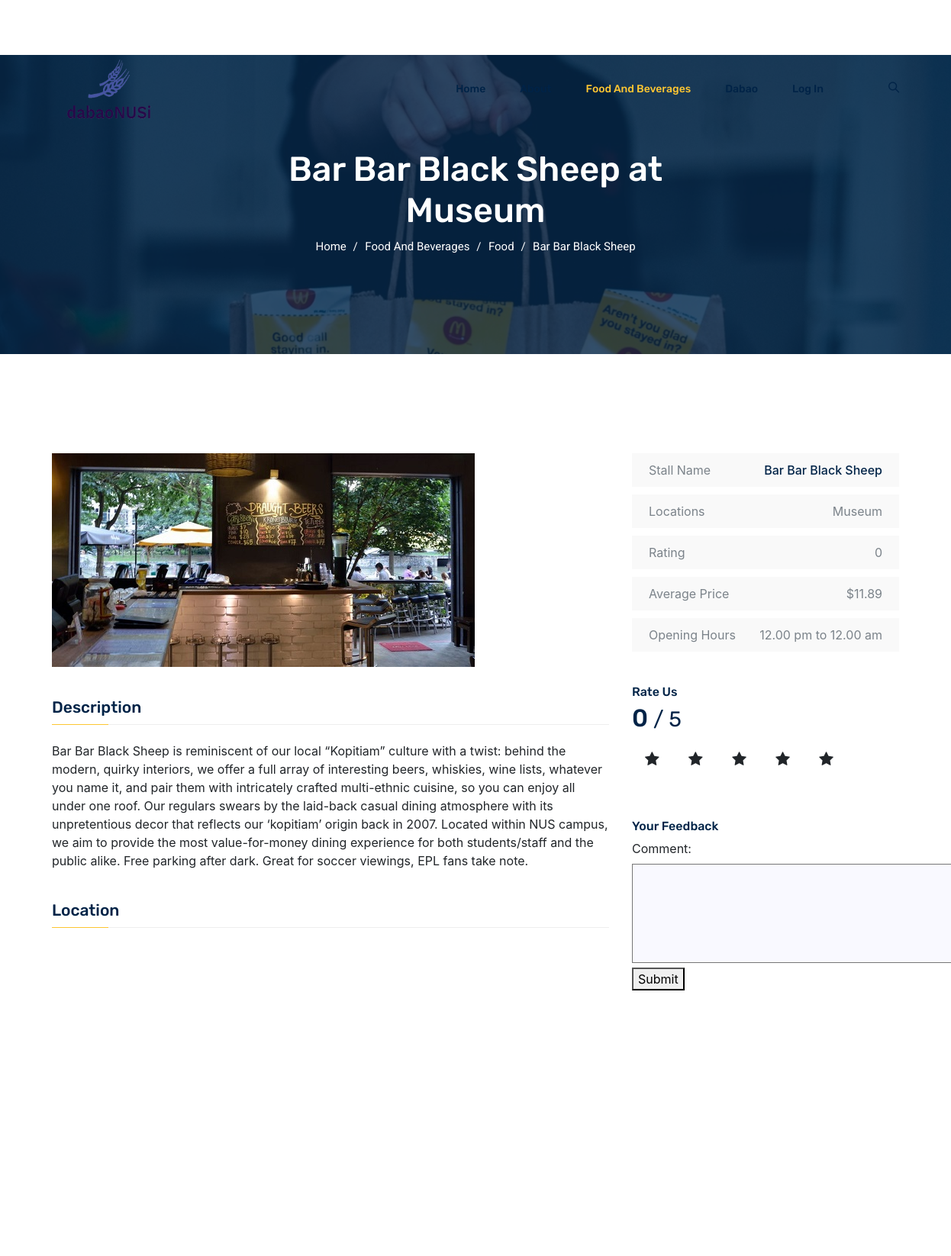
Page /barbar/ (upper part) on the earlier database version.
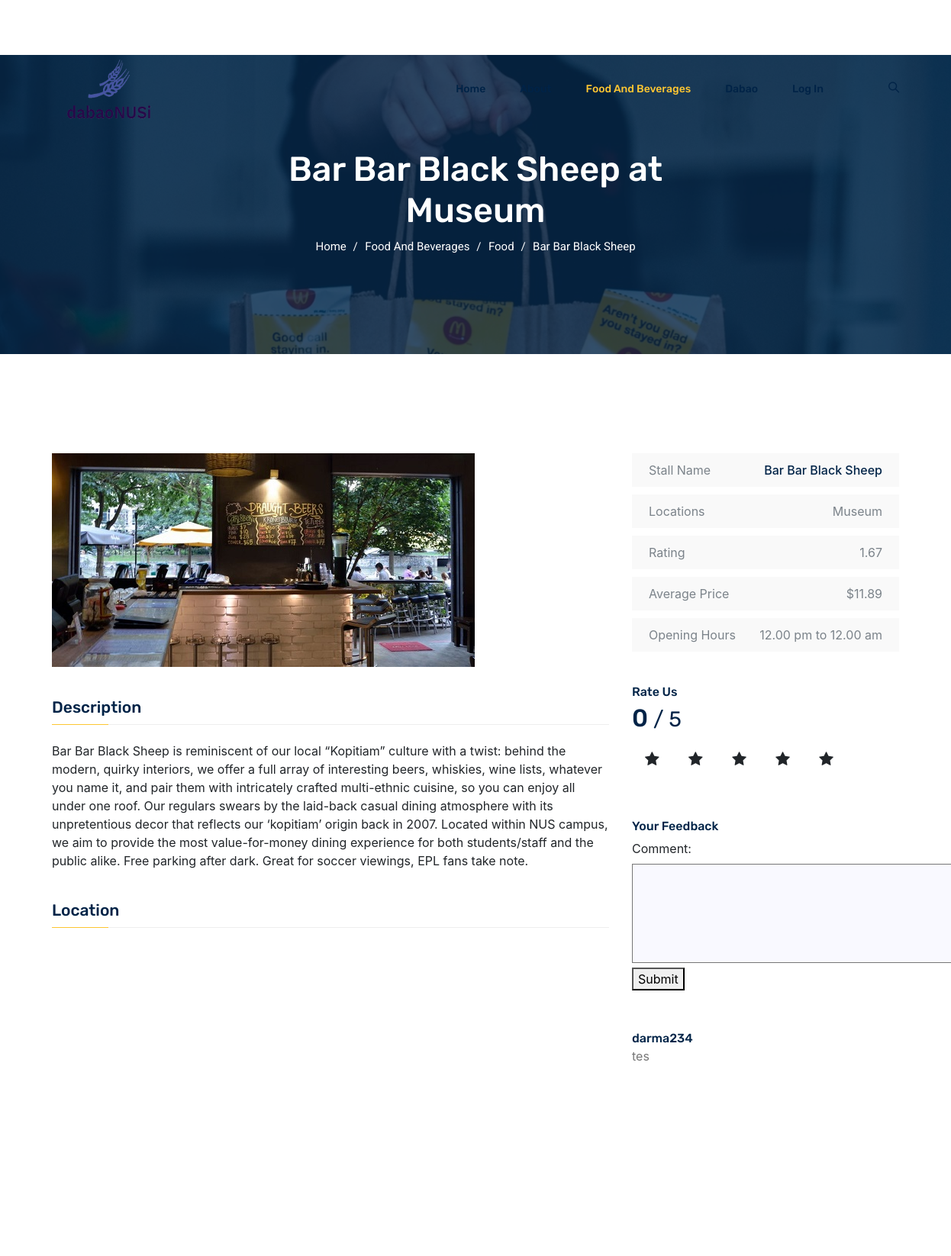
Same page on the later database version.
### theApp/models.py (models this page shows, shortened)
class Restaurant(models.Model):
    name = models.CharField(max_length=120)
    location = models.ForeignKey(Location, on_delete = models.CASCADE)
    reviews = models.ForeignKey(Reviews, on_delete = models.CASCADE, default=1)
    prices = models.ForeignKey(Price, on_delete = models.CASCADE, default=3)
    categories = models.ManyToManyField(Category)
    food = models.BooleanField(default=True)
    average_price = models.FloatField(default=0)
    average_rating = models.FloatField(default=0)
    image = models.ImageField(upload_to='restaurant', default='arise-and-shine.jpg')
    description = models.CharField(max_length=100000, default="This restaurant is nice")
    hour = models.CharField(max_length=100, default="8.00 am to 6.00 pm")
    def __str__(self):
        return self.name + " at " + self.location.__str__()
    def get_avg_price(self):
        meals = Meal.objects.filter(restaurant__id=self.id)
        count = meals.count()
        if count==0:
            return 0
        else:
            return round(sum([meal.price for meal in meals])/count, 2)
    def get_avg_rating(self):
        ratings = Rate.objects.filter(restaurant__id=self.id)
        count = ratings.count()
        if count == 0:
            return 0
        else:
            return round(sum([rate.rating for rate in ratings])/count, 2)
    average_price = get_avg_price
    average_rating = get_avg_rating

class Location(models.Model):
    name = models.CharField(max_length=120)
    def __str__(self):
        return self.name

class Meal(models.Model):
    name = models.CharField(max_length=120)
    price = models.FloatField(default=0)
    restaurant = models.ForeignKey(Restaurant, on_delete=models.CASCADE)

class Rate(models.Model):
    user = models.ForeignKey(Profile, on_delete=models.CASCADE)
    restaurant = models.ForeignKey(Restaurant, on_delete=models.CASCADE)
    rating = models.IntegerField(default=0, validators=[MinValueValidator(1), MaxValueValidator(5)])

class Comment(models.Model):
    user = models.ForeignKey(Profile, on_delete=models.CASCADE)
    restaurant = models.ForeignKey(Restaurant, on_delete=models.CASCADE)
    comment = models.TextField()

### accounts/models.py (models this page shows)
class Profile(models.Model):
    user = models.OneToOneField(settings.AUTH_USER_MODEL, on_delete=models.CASCADE)
    def __str__(self):
        return self.user.username

### theApp/views.py (the view)
# urls.py: path('barbar/', views.barbar, name='barbar'),
def barbar(request):
    rest = Restaurant.objects.filter(name__icontains="bar").first()
    return meal_list(request, rest.id)

### theApp/forms.py
class RateForm(forms.ModelForm):
    class Meta:
        model = Rate
        fields = ('rating',)

class CommentForm(forms.ModelForm):
    class Meta:
        model = Comment
        fields = ('comment',)

### theApp/views.py (called while the page is built)
def meal_list(request, rest_id):
    meals = Meal.objects.filter(restaurant__id=rest_id)
    rest = Restaurant.objects.filter(id=rest_id).first()
    comments = Comment.objects.filter(restaurant__id=rest_id)[:5]
    form_comment = CommentForm()
    form_rating = RateForm()
    return render(request, "restaurant_meals.html", {
        'meals':meals,
        'rest':rest,
        'form_rating':form_rating,
        'form_comment':form_comment,
        'comments':comments
        })

### theApp/templates/restaurant_meals.html (shortened to what the changed rows need)
{% load static %}
<!DOCTYPE html>
<html lang="en">
  <head>
    <link rel="stylesheet" href="{% static 'css/bootstrap.css' %}" />
    <link rel="stylesheet" href="{% static 'css/flaticon.css' %}" />
    <link rel="stylesheet" href="{% static 'css/themify-icons.css' %}" />
    <link rel="stylesheet" href="{% static 'vendors/owl-carousel/owl.carousel.min.css' %}" />
    <link rel="stylesheet" href="{% static 'vendors/nice-select/css/nice-select.css' %}" />
    <link rel="stylesheet" href="{% static 'css/style.css' %}" />
    <link href="{% static '//maxcdn.bootstrapcdn.com/bootstrap/4.1.1/css/bootstrap.min.css' %}" rel="stylesheet" id="bootstrap-css">
  </head>
  <body>
    <section class="banner_area">
      <div class="banner_inner d-flex align-items-center">
        <div class="container">
          <div class="row justify-content-center">
            <div class="col-lg-6">
              <div class="banner_content text-center">
                <h2>{{rest}}</h2>
                <div class="page_link">
                  <a href="/home">Home</a>
                  <a href="#">Food and Beverages</a>
                  <a href="/food">Food</a>
                  <a href="/arise">{{rest.name}}</a>
                </div>
              </div>
            </div>
          </div>
        </div>
      </div>
    </section>
    <section class="course_details_area section_gap">
      <div class="container">
          <div class="row">
              <div class="col-lg-8 course_details_left">
                  <div class="main_image">
                      <img class="img-fluid" src="{{rest.image.url}}" alt="">
                  </div>
                  <div class="content_wrapper">
                      <h4 class="title">Description</h4>
                      <div class="content">
                        {{rest.description}}
                      </div>
                      <h4 class="title">Location</h4>
                      <div class="content">
                        <div
                          id="mapBox"
                          class="mapBox"
                          data-lat="1.2966"
                          data-lon="103.7764"
                          data-zoom="15"
                          data-info="31 Lower Kent Ridge Rd, #01-04, Singapore 119087."
                          data-mlat="1.2966"
                          data-mlon="103.7764"
                        ></div>
                          <br>
                          <br>
                      </div>
                  </div>
              </div>
              <div class="col-lg-4 right-contents">
                  <ul>
                      <li>
                          <a class="justify-content-between d-flex" href="#">
                              <p>Stall Name</p>
                              <span class="or">{{ rest.name }}</span>
                          </a>
                      </li>
                      <li>
                          <a class="justify-content-between d-flex" href="#">
                              <p>Locations </p>
                              <span>{{rest.location}}</span>
                          </a>
                      </li>
                      <li>
                        <a class="justify-content-between d-flex" href="#">
                            <p>Rating </p>
                            <span>{{rest.get_avg_rating}}</span>
                        </a>
                    </li>
                      <li>
                          <a class="justify-content-between d-flex" href="#">
                              <p>Average Price </p>
                              <span>${{rest.get_avg_price}}</span>
                          </a>
                      </li>
                      <li>
                          <a class="justify-content-between d-flex" href="#">
                              <p>Opening Hours </p>
                              <span>{{rest.hour}}</span>
                          </a>
                      </li>
                  </ul>
                      <link href="https://stackpath.bootstrapcdn.com/font-awesome/4.7.0/css/font-awesome.min.css" rel="stylesheet">
                      <div class="form-group" id="rating-ability-wrapper">
                            <br>
                            <h2 class="bold rating-header" style="">
                            <span class="selected-rating">0</span><small> / 5</small>
                            </h2>
                        </div>
                      <div class="feedeback">
                        <br>
                          <form method='POST' action="{% url 'theApp:add_comment' rest.id%}">
                            {{ form_comment }}
                            </form>
                      </div>
                      <div class="comments-area mb-30">
                          {% for comment in comments%}
                          <div class = "comment-list">
                            <div class="single-comment single-reviews justify-content-between d-flex">
                              <div class="user justify-content-between d-flex">
                                <div class="desc">
                                    <h5><a href="#">{{comment.user}}</a></h5>
                                    <p class="comment">
                                      {{comment.comment}}
                                    </p>
                                </div>
                              </div>
                            </div>
                          </div>
                          {% endfor %}
                      </div>
                  </div>
              </div>
          </div>
  </section>
    </body>
    </html>

Differences in the rows shown:
computed for Restaurant "Bar Bar Black Sheep": get_avg_rating "0" → "1.67"
added Comment: user "darma234", comment "tes"
